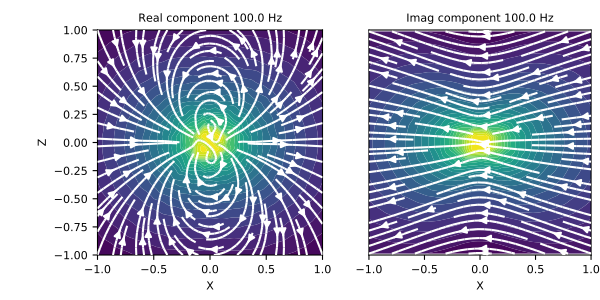

The Python source for this figure:
# Here, we define an x-oriented electric dipole and plot the electric
# field on the xz-plane that intercepts y=0.

from geoana.em.fdem import ElectricDipoleWholeSpace
from geoana.utils import ndgrid
from geoana.plotting_utils import plot2Ddata
import numpy as np
import matplotlib.pyplot as plt

# Let us begin by defining the electric current dipole.

frequency = np.logspace(1, 3, 3)
location = np.r_[0., 0., 0.]
orientation = np.r_[1., 0., 0.]
current = 1.
sigma = 1.0
simulation = ElectricDipoleWholeSpace(
    frequency, location=location, orientation=orientation,
    current=current, sigma=sigma
)

# Now we create a set of gridded locations and compute the electric field.

xyz = ndgrid(np.linspace(-1, 1, 20), np.array([0]), np.linspace(-1, 1, 20))
E = simulation.electric_field(xyz)

# Finally, we plot the real and imaginary components of the electric field

f_ind = 1
fig = plt.figure(figsize=(6, 3))
ax1 = fig.add_axes([0.15, 0.15, 0.40, 0.75])
plot2Ddata(
    xyz[:, 0::2], np.real(E[f_ind, :, 0::2]), vec=True, ax=ax1, scale='log', ncontour=25
)
ax1.set_xlabel('X')
ax1.set_ylabel('Z')
ax1.autoscale(tight=True)
ax1.set_title('Real component {} Hz'.format(frequency[f_ind]))
ax2 = fig.add_axes([0.6, 0.15, 0.40, 0.75])
plot2Ddata(
    xyz[:, 0::2], np.imag(E[f_ind, :, 0::2]), vec=True, ax=ax2, scale='log', ncontour=25
)
ax2.set_xlabel('X')
ax2.set_yticks([])
ax2.autoscale(tight=True)
ax2.set_title('Imag component {} Hz'.format(frequency[f_ind]))
